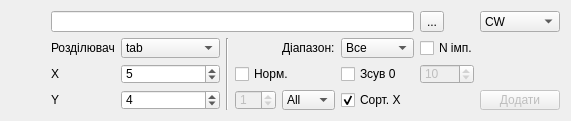
       <widget class="QWidget" name="page_Data">
        <property name="sizePolicy">
         <sizepolicy hsizetype="Ignored" vsizetype="Expanding">
          <horstretch>0</horstretch>
          <verstretch>0</verstretch>
         </sizepolicy>
        </property>
        <layout class="QGridLayout" name="gridLayout_4">
         <property name="sizeConstraint">
          <enum>QLayout::SetMaximumSize</enum>
         </property>
         <item row="0" column="13">
          <widget class="QToolButton" name="selectFile">
           <property name="text">
            <string>...</string>
           </property>
          </widget>
         </item>
         <item row="1" column="12">
          <widget class="QComboBox" name="selectPartOfData">
           <item>
            <property name="text">
             <string>Все</string>
            </property>
           </item>
           <item>
            <property name="text">
             <string>Вперед</string>
            </property>
           </item>
           <item>
            <property name="text">
             <string>Назад</string>
            </property>
           </item>
          </widget>
         </item>
         <item row="3" column="12">
          <widget class="QCheckBox" name="autoSortData">
           <property name="text">
            <string>Сорт. Х</string>
           </property>
           <property name="checked">
            <bool>true</bool>
           </property>
          </widget>
         </item>
         <item row="2" column="12">
          <widget class="QCheckBox" name="shift0">
           <property name="text">
            <string>Зсув 0</string>
           </property>
          </widget>
         </item>
         <item row="0" column="6" rowspan="4">
          <spacer name="horizontalSpacer">
           <property name="orientation">
            <enum>Qt::Horizontal</enum>
           </property>
           <property name="sizeType">
            <enum>QSizePolicy::Minimum</enum>
           </property>
           <property name="sizeHint" stdset="0">
            <size>
             <width>40</width>
             <height>20</height>
            </size>
           </property>
          </spacer>
         </item>
         <item row="2" column="8">
          <widget class="QSpinBox" name="xColumn">
           <property name="value">
            <number>5</number>
           </property>
          </widget>
         </item>
         <item row="3" column="8">
          <widget class="QSpinBox" name="yColumn">
           <property name="value">
            <number>4</number>
           </property>
          </widget>
         </item>
         <item row="1" column="9" rowspan="3">
          <widget class="Line" name="line">
           <property name="orientation">
            <enum>Qt::Vertical</enum>
           </property>
          </widget>
         </item>
         <item row="3" column="7">
          <widget class="QLabel" name="label_2">
           <property name="text">
            <string>Y</string>
           </property>
          </widget>
         </item>
         <item row="1" column="7">
          <widget class="QLabel" name="label_3">
           <property name="text">
            <string>Розділювач</string>
           </property>
          </widget>
         </item>
         <item row="3" column="10">
          <widget class="QSpinBox" name="mColumn">
           <property name="enabled">
            <bool>false</bool>
           </property>
           <property name="value">
            <number>1</number>
           </property>
          </widget>
         </item>
         <item row="1" column="8">
          <widget class="QComboBox" name="delimiter">
           <property name="currentIndex">
            <number>2</number>
           </property>
           <item>
            <property name="text">
             <string>space space</string>
            </property>
           </item>
           <item>
            <property name="text">
             <string>space</string>
            </property>
           </item>
           <item>
            <property name="text">
             <string>tab</string>
            </property>
           </item>
           <item>
            <property name="text">
             <string>,</string>
            </property>
           </item>
           <item>
            <property name="text">
             <string>.</string>
            </property>
           </item>
           <item>
            <property name="text">
             <string>;</string>
            </property>
           </item>
           <item>
            <property name="text">
             <string>none (*.npy)</string>
            </property>
           </item>
          </widget>
         </item>
         <item row="0" column="14">
          <widget class="QComboBox" name="exp_type">
           <item>
            <property name="text">
             <string>CW</string>
            </property>
           </item>
           <item>
            <property name="text">
             <string>PICO</string>
            </property>
           </item>
          </widget>
         </item>
         <item row="1" column="13" colspan="2">
          <widget class="QCheckBox" name="startStepAverage">
           <property name="text">
            <string>N імп.</string>
           </property>
          </widget>
         </item>
         <item row="2" column="13">
          <widget class="QSpinBox" name="startStepAverage_N">
           <property name="enabled">
            <bool>false</bool>
           </property>
           <property name="minimum">
            <number>1</number>
           </property>
           <property name="maximum">
            <number>1000</number>
           </property>
           <property name="value">
            <number>10</number>
           </property>
          </widget>
         </item>
         <item row="3" column="14">
          <widget class="QPushButton" name="addToTable">
           <property name="enabled">
            <bool>false</bool>
           </property>
           <property name="text">
            <string>Додати</string>
           </property>
           <property name="icon">
            <iconset>
             <normaloff>buttons/add.svg</normaloff>buttons/add.svg</iconset>
           </property>
           <property name="iconSize">
            <size>
             <width>16</width>
             <height>16</height>
            </size>
           </property>
          </widget>
         </item>
         <item row="2" column="7">
          <widget class="QLabel" name="label">
           <property name="text">
            <string>X</string>
           </property>
          </widget>
         </item>
         <item row="0" column="7" colspan="6">
          <widget class="QLineEdit" name="filePath">
           <property name="echoMode">
            <enum>QLineEdit::Normal</enum>
           </property>
          </widget>
         </item>
         <item row="3" column="11">
          <widget class="QComboBox" name="Norm_col_select">
           <item>
            <property name="text">
             <string>All</string>
            </property>
           </item>
           <item>
            <property name="text">
             <string>X</string>
            </property>
           </item>
           <item>
            <property name="text">
             <string>Y</string>
            </property>
           </item>
          </widget>
         </item>
         <item row="2" column="10" colspan="2">
          <widget class="QCheckBox" name="isNormColumn">
           <property name="text">
            <string>Норм.</string>
           </property>
           <property name="checked">
            <bool>false</bool>
           </property>
          </widget>
         </item>
         <item row="1" column="11">
          <widget class="QLabel" name="label_4">
           <property name="text">
            <string>Діапазон:</string>
           </property>
          </widget>
         </item>
        </layout>
       </widget>
